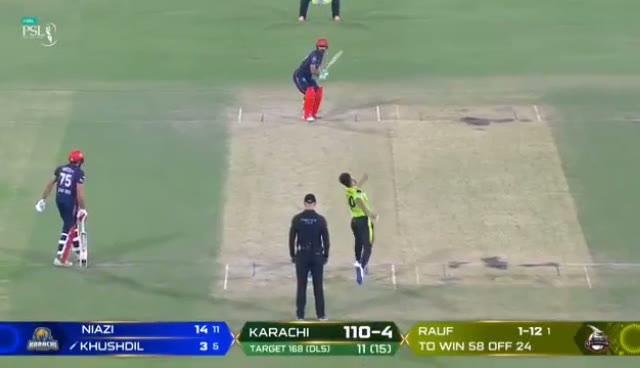
#> input picture test_videos/test_1.jpg, 640 x 368 px
$ python -i ball_detection.py   (imports and definitions only)
#> lines starting #> are read from the running program, lines starting #| are printed output that depends on the picture; after the words box and inside, x2 and y2 are one past the last pixel; in counts of white or black regions, pixels touching at a corner belong together
#> further down, picture is the input picture: shape (368, 640, 3); mean B, G, R 128.3, 150.1, 137.4
import cv2
import numpy as np
import os
from skimage.feature import hog
from sklearn.svm import LinearSVC
# from ultralytics import YOLO  # Temporarily commented out due to import issues


class BallDetector:
    def __init__(self, window_size=(64, 64), step_size=16):
        self.window_size = window_size
        self.step_size = step_size
        self.svm = None
        self.yolo = None  # YOLOv8 model

    # ---------- SLIDING WINDOW ----------
    # [33 lines left out: functions extract_hog_features, train, sliding_window_detect, not called in this run]

    # ---------- COLOR SEGMENTATION ----------
    def color_segmentation(self, image):
        hsv = cv2.cvtColor(image, cv2.COLOR_BGR2HSV)
#> hsv: shape (368, 640, 3); mean H, S, V 48.4, 56.9, 155.9

        # cricket balls are red/orange
        lower_red1 = np.array([0, 120, 70])
        upper_red1 = np.array([10, 255, 255])
        lower_red2 = np.array([170, 120, 70])
        upper_red2 = np.array([180, 255, 255])

        mask1 = cv2.inRange(hsv, lower_red1, upper_red1)
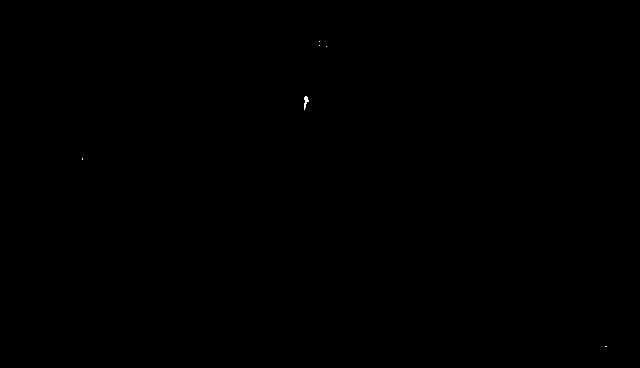
#> mask1: shape (368, 640); 0.02% white in thin lines or dots, all inside (x1, y1, x2, y2) = (82, 41, 607, 347)
        mask2 = cv2.inRange(hsv, lower_red2, upper_red2)
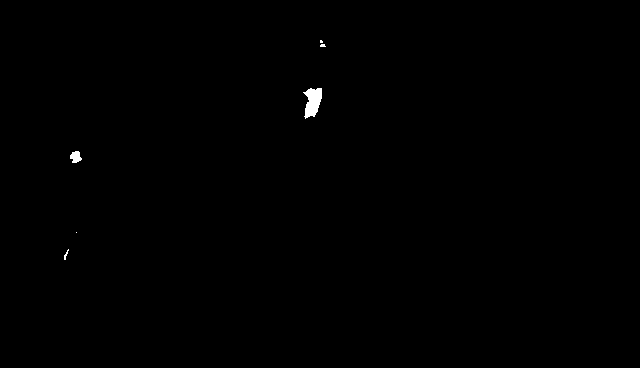
#> mask2: shape (368, 640); 0.23% white; 6 white regions (3 under 20 px), largest, box (x1, y1, x2, y2) and area: (303, 88, 322, 119) 388, (70, 151, 82, 163) 101, (64, 249, 69, 260) 21
        mask = mask1 | mask2
#> mask: shape (368, 640); 0.25% white; 7 white regions (4 under 20 px)

        contours, _ = cv2.findContours(mask, cv2.RETR_EXTERNAL, cv2.CHAIN_APPROX_SIMPLE)
#> contours = 7 contours, 5 with area under 20; largest, box (x1, y1, x2, y2) and area: (303, 88, 322, 119) 384, (70, 151, 83, 163) 84
        detections = []
        for cnt in contours:
            area = cv2.contourArea(cnt)
            if area > 200:
                x, y, w, h = cv2.boundingRect(cnt)
                detections.append((x, y, w, h))
#> this loop made 7 passes
#> (area, x, y, w, h) on pass 5: (383.5, 303, 88, 19, 31)
#> area on pass 4: 83.5
#> after the loop, detections = [(303, 88, 19, 31)]
        return detections

    # ---------- YOLOv8 ----------
    # [47 lines left out: functions load_yolo, yolo_detect, detect, not called in this run]

>>> import cv2
>>> picture = cv2.imread('test_videos/test_1.jpg')
>>> result = BallDetector().color_segmentation(picture)
#> result = [(303, 88, 19, 31)]
